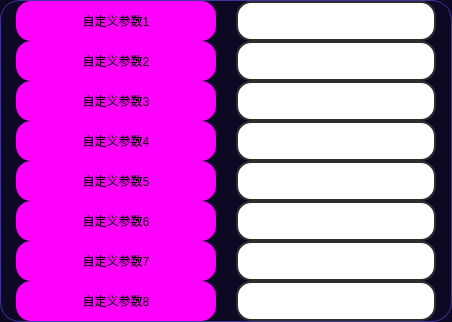
             <widget class="QFrame" name="frame_25">
              <property name="styleSheet">
               <string notr="true">QFrame {
	background-color: rgb(13, 9, 36);
	border: 1px solid rgb(65, 51, 156);
	border-radius: 20px;
}
QFrame:hover {
	border: 1px solid rgb(65, 51, 156);
}</string>
              </property>
              <property name="frameShape">
               <enum>QFrame::StyledPanel</enum>
              </property>
              <property name="frameShadow">
               <enum>QFrame::Raised</enum>
              </property>
              <layout class="QHBoxLayout" name="horizontalLayout_6">
               <property name="spacing">
                <number>15</number>
               </property>
               <property name="leftMargin">
                <number>15</number>
               </property>
               <property name="topMargin">
                <number>0</number>
               </property>
               <property name="rightMargin">
                <number>10</number>
               </property>
               <property name="bottomMargin">
                <number>0</number>
               </property>
               <item>
                <widget class="QFrame" name="upper_left_6">
                 <property name="sizePolicy">
                  <sizepolicy hsizetype="Minimum" vsizetype="Expanding">
                   <horstretch>0</horstretch>
                   <verstretch>0</verstretch>
                  </sizepolicy>
                 </property>
                 <property name="minimumSize">
                  <size>
                   <width>205</width>
                   <height>0</height>
                  </size>
                 </property>
                 <property name="maximumSize">
                  <size>
                   <width>205</width>
                   <height>1000</height>
                  </size>
                 </property>
                 <property name="styleSheet">
                  <string notr="true">border:none</string>
                 </property>
                 <property name="frameShape">
                  <enum>QFrame::StyledPanel</enum>
                 </property>
                 <property name="frameShadow">
                  <enum>QFrame::Raised</enum>
                 </property>
                 <layout class="QVBoxLayout" name="verticalLayout_53">
                  <property name="spacing">
                   <number>0</number>
                  </property>
                  <property name="leftMargin">
                   <number>0</number>
                  </property>
                  <property name="topMargin">
                   <number>0</number>
                  </property>
                  <property name="rightMargin">
                   <number>0</number>
                  </property>
                  <property name="bottomMargin">
                   <number>0</number>
                  </property>
                  <item>
                   <widget class="QLabel" name="label_Customized_parameters1">
                    <property name="minimumSize">
                     <size>
                      <width>200</width>
                      <height>40</height>
                     </size>
                    </property>
                    <property name="maximumSize">
                     <size>
                      <width>200</width>
                      <height>40</height>
                     </size>
                    </property>
                    <property name="styleSheet">
                     <string notr="true">QLabel {
	font: 700 18pt &quot;等线&quot;;
	background-color: rgb(255, 0, 255);
	border-radius: 15px;
}

QLabel:hover{
	border: 3px solid rgb(0, 255, 0);
}
QLabel:disabled{
	color: rgb(0, 0, 0);
	border-color: rgb(166, 166, 166);
    background-color: rgb(186, 186, 186);
}</string>
                    </property>
                    <property name="text">
                     <string>自定义参数1</string>
                    </property>
                    <property name="alignment">
                     <set>Qt::AlignCenter</set>
                    </property>
                    <property name="buddy">
                     <cstring>symbol</cstring>
                    </property>
                   </widget>
                  </item>
                  <item>
                   <widget class="QLabel" name="label_Customized_parameters2">
                    <property name="minimumSize">
                     <size>
                      <width>200</width>
                      <height>40</height>
                     </size>
                    </property>
                    <property name="maximumSize">
                     <size>
                      <width>200</width>
                      <height>40</height>
                     </size>
                    </property>
                    <property name="styleSheet">
                     <string notr="true">QLabel {
	font: 700 18pt &quot;等线&quot;;
	background-color: rgb(255, 0, 255);
	border-radius: 15px;
}

QLabel:hover{
	border: 3px solid rgb(0, 255, 0);
}
QLabel:disabled{
	color: rgb(0, 0, 0);
	border-color: rgb(166, 166, 166);
    background-color: rgb(186, 186, 186);
}</string>
                    </property>
                    <property name="text">
                     <string>自定义参数2</string>
                    </property>
                    <property name="alignment">
                     <set>Qt::AlignCenter</set>
                    </property>
                    <property name="buddy">
                     <cstring>symbol_period</cstring>
                    </property>
                   </widget>
                  </item>
                  <item>
                   <widget class="QLabel" name="label_Customized_parameters3">
                    <property name="minimumSize">
                     <size>
                      <width>200</width>
                      <height>40</height>
                     </size>
                    </property>
                    <property name="maximumSize">
                     <size>
                      <width>200</width>
                      <height>40</height>
                     </size>
                    </property>
                    <property name="styleSheet">
                     <string notr="true">QLabel {
	font: 700 18pt &quot;等线&quot;;
	background-color: rgb(255, 0, 255);
	border-radius: 15px;
}

QLabel:hover{
	border: 3px solid rgb(0, 255, 0);
}
QLabel:disabled{
	color: rgb(0, 0, 0);
	border-color: rgb(166, 166, 166);
    background-color: rgb(186, 186, 186);
}</string>
                    </property>
                    <property name="text">
                     <string>自定义参数3</string>
                    </property>
                    <property name="alignment">
                     <set>Qt::AlignCenter</set>
                    </property>
                    <property name="buddy">
                     <cstring>initial_capital</cstring>
                    </property>
                   </widget>
                  </item>
                  <item>
                   <widget class="QLabel" name="label_Customized_parameters4">
                    <property name="minimumSize">
                     <size>
                      <width>200</width>
                      <height>40</height>
                     </size>
                    </property>
                    <property name="maximumSize">
                     <size>
                      <width>200</width>
                      <height>40</height>
                     </size>
                    </property>
                    <property name="styleSheet">
                     <string notr="true">QLabel {
	font: 700 18pt &quot;等线&quot;;
	background-color: rgb(255, 0, 255);
	border-radius: 15px;
}

QLabel:hover{
	border: 3px solid rgb(0, 255, 0);
}
QLabel:disabled{
	color: rgb(0, 0, 0);
	border-color: rgb(166, 166, 166);
    background-color: rgb(186, 186, 186);
}</string>
                    </property>
                    <property name="text">
                     <string>自定义参数4</string>
                    </property>
                    <property name="alignment">
                     <set>Qt::AlignCenter</set>
                    </property>
                    <property name="buddy">
                     <cstring>orientation</cstring>
                    </property>
                   </widget>
                  </item>
                  <item>
                   <widget class="QLabel" name="label_Customized_parameters5">
                    <property name="minimumSize">
                     <size>
                      <width>200</width>
                      <height>40</height>
                     </size>
                    </property>
                    <property name="maximumSize">
                     <size>
                      <width>200</width>
                      <height>40</height>
                     </size>
                    </property>
                    <property name="styleSheet">
                     <string notr="true">QLabel {
	font: 700 18pt &quot;等线&quot;;
	background-color: rgb(255, 0, 255);
	border-radius: 15px;
}

QLabel:hover{
	border: 3px solid rgb(0, 255, 0);
}
QLabel:disabled{
	color: rgb(0, 0, 0);
	border-color: rgb(166, 166, 166);
    background-color: rgb(186, 186, 186);
}</string>
                    </property>
                    <property name="text">
                     <string>自定义参数5</string>
                    </property>
                    <property name="alignment">
                     <set>Qt::AlignCenter</set>
                    </property>
                    <property name="buddy">
                     <cstring>contract_multiples</cstring>
                    </property>
                   </widget>
                  </item>
                  <item>
                   <widget class="QLabel" name="label_Customized_parameters6">
                    <property name="minimumSize">
                     <size>
                      <width>200</width>
                      <height>40</height>
                     </size>
                    </property>
                    <property name="maximumSize">
                     <size>
                      <width>200</width>
                      <height>40</height>
                     </size>
                    </property>
                    <property name="styleSheet">
                     <string notr="true">QLabel {
	font: 700 18pt &quot;等线&quot;;
	background-color: rgb(255, 0, 255);
	border-radius: 15px;
}

QLabel:hover{
	border: 3px solid rgb(0, 255, 0);
}
QLabel:disabled{
	color: rgb(0, 0, 0);
	border-color: rgb(166, 166, 166);
    background-color: rgb(186, 186, 186);
}</string>
                    </property>
                    <property name="text">
                     <string>自定义参数6</string>
                    </property>
                    <property name="alignment">
                     <set>Qt::AlignCenter</set>
                    </property>
                    <property name="buddy">
                     <cstring>margin_rate</cstring>
                    </property>
                   </widget>
                  </item>
                  <item>
                   <widget class="QLabel" name="label_Customized_parameters7">
                    <property name="minimumSize">
                     <size>
                      <width>200</width>
                      <height>40</height>
                     </size>
                    </property>
                    <property name="maximumSize">
                     <size>
                      <width>200</width>
                      <height>40</height>
                     </size>
                    </property>
                    <property name="styleSheet">
                     <string notr="true">QLabel {
	font: 700 18pt &quot;等线&quot;;
	background-color: rgb(255, 0, 255);
	border-radius: 15px;
}

QLabel:hover{
	border: 3px solid rgb(0, 255, 0);
}
QLabel:disabled{
	color: rgb(0, 0, 0);
	border-color: rgb(166, 166, 166);
    background-color: rgb(186, 186, 186);
}</string>
                    </property>
                    <property name="text">
                     <string>自定义参数7</string>
                    </property>
                    <property name="alignment">
                     <set>Qt::AlignCenter</set>
                    </property>
                    <property name="buddy">
                     <cstring>stop_loss</cstring>
                    </property>
                   </widget>
                  </item>
                  <item>
                   <widget class="QLabel" name="label_Customized_parameters">
                    <property name="minimumSize">
                     <size>
                      <width>200</width>
                      <height>40</height>
                     </size>
                    </property>
                    <property name="maximumSize">
                     <size>
                      <width>200</width>
                      <height>40</height>
                     </size>
                    </property>
                    <property name="styleSheet">
                     <string notr="true">QLabel {
	font: 700 18pt &quot;等线&quot;;
	background-color: rgb(255, 0, 255);
	border-radius: 15px;
}

QLabel:hover{
	border: 3px solid rgb(0, 255, 0);
}
QLabel:disabled{
	color: rgb(0, 0, 0);
	border-color: rgb(166, 166, 166);
    background-color: rgb(186, 186, 186);
}</string>
                    </property>
                    <property name="text">
                     <string>自定义参数8</string>
                    </property>
                    <property name="alignment">
                     <set>Qt::AlignCenter</set>
                    </property>
                    <property name="buddy">
                     <cstring>stop_profit</cstring>
                    </property>
                   </widget>
                  </item>
                 </layout>
                </widget>
               </item>
               <item>
                <widget class="QFrame" name="upper_right_6">
                 <property name="sizePolicy">
                  <sizepolicy hsizetype="Minimum" vsizetype="Expanding">
                   <horstretch>0</horstretch>
                   <verstretch>0</verstretch>
                  </sizepolicy>
                 </property>
                 <property name="minimumSize">
                  <size>
                   <width>205</width>
                   <height>0</height>
                  </size>
                 </property>
                 <property name="maximumSize">
                  <size>
                   <width>205</width>
                   <height>1000</height>
                  </size>
                 </property>
                 <property name="styleSheet">
                  <string notr="true">border:none</string>
                 </property>
                 <property name="frameShape">
                  <enum>QFrame::StyledPanel</enum>
                 </property>
                 <property name="frameShadow">
                  <enum>QFrame::Raised</enum>
                 </property>
                 <layout class="QVBoxLayout" name="verticalLayout_42">
                  <property name="spacing">
                   <number>0</number>
                  </property>
                  <property name="leftMargin">
                   <number>0</number>
                  </property>
                  <property name="topMargin">
                   <number>0</number>
                  </property>
                  <property name="rightMargin">
                   <number>0</number>
                  </property>
                  <property name="bottomMargin">
                   <number>0</number>
                  </property>
                  <item>
                   <widget class="QLineEdit" name="Customized_parameters1">
                    <property name="minimumSize">
                     <size>
                      <width>200</width>
                      <height>40</height>
                     </size>
                    </property>
                    <property name="maximumSize">
                     <size>
                      <width>200</width>
                      <height>40</height>
                     </size>
                    </property>
                    <property name="styleSheet">
                     <string notr="true">QLineEdit {
	border: 2px solid rgb(45, 45, 45);
	border-radius: 15px;
	padding: 5px;
	background-color: rgb(255, 255, 255);	
	color: rgb(0, 0, 0);
	font: 700 18pt &quot;等线&quot;;
}
QLineEdit:hover {
	border: 3px solid rgb(255, 85, 0);
}
QLineEdit:focus {
	border: 3px solid rgb(255, 85, 0);
	color: rgb(255, 0, 0);
}
QLineEdit:disabled{
	color: rgb(0, 0, 0);
	border-color: rgb(166, 166, 166);
    background-color: rgb(186, 186, 186);
}</string>
                    </property>
                   </widget>
                  </item>
                  <item>
                   <widget class="QLineEdit" name="Customized_parameters2">
                    <property name="minimumSize">
                     <size>
                      <width>200</width>
                      <height>40</height>
                     </size>
                    </property>
                    <property name="maximumSize">
                     <size>
                      <width>200</width>
                      <height>40</height>
                     </size>
                    </property>
                    <property name="styleSheet">
                     <string notr="true">QLineEdit {
	border: 2px solid rgb(45, 45, 45);
	border-radius: 15px;
	padding: 5px;
	background-color: rgb(255, 255, 255);	
	color: rgb(0, 0, 0);
	font: 700 18pt &quot;等线&quot;;
}
QLineEdit:hover {
	border: 3px solid rgb(255, 85, 0);
}
QLineEdit:focus {
	border: 3px solid rgb(255, 85, 0);
	color: rgb(255, 0, 0);
}
QLineEdit:disabled{
	color: rgb(0, 0, 0);
	border-color: rgb(166, 166, 166);
    background-color: rgb(186, 186, 186);
}</string>
                    </property>
                   </widget>
                  </item>
                  <item>
                   <widget class="QLineEdit" name="Customized_parameters3">
                    <property name="minimumSize">
                     <size>
                      <width>200</width>
                      <height>40</height>
                     </size>
                    </property>
                    <property name="maximumSize">
                     <size>
                      <width>200</width>
                      <height>40</height>
                     </size>
                    </property>
                    <property name="styleSheet">
                     <string notr="true">QLineEdit {
	border: 2px solid rgb(45, 45, 45);
	border-radius: 15px;
	padding: 5px;
	background-color: rgb(255, 255, 255);	
	color: rgb(0, 0, 0);
	font: 700 18pt &quot;等线&quot;;
}
QLineEdit:hover {
	border: 3px solid rgb(255, 85, 0);
}
QLineEdit:focus {
	border: 3px solid rgb(255, 85, 0);
	color: rgb(255, 0, 0);
}
QLineEdit:disabled{
	color: rgb(0, 0, 0);
	border-color: rgb(166, 166, 166);
    background-color: rgb(186, 186, 186);
}</string>
                    </property>
                   </widget>
                  </item>
                  <item>
                   <widget class="QLineEdit" name="Customized_parameters4">
                    <property name="minimumSize">
                     <size>
                      <width>200</width>
                      <height>40</height>
                     </size>
                    </property>
                    <property name="maximumSize">
                     <size>
                      <width>200</width>
                      <height>40</height>
                     </size>
                    </property>
                    <property name="styleSheet">
                     <string notr="true">QLineEdit {
	border: 2px solid rgb(45, 45, 45);
	border-radius: 15px;
	padding: 5px;
	background-color: rgb(255, 255, 255);	
	color: rgb(0, 0, 0);
	font: 700 18pt &quot;等线&quot;;
}
QLineEdit:hover {
	border: 3px solid rgb(255, 85, 0);
}
QLineEdit:focus {
	border: 3px solid rgb(255, 85, 0);
	color: rgb(255, 0, 0);
}
QLineEdit:disabled{
	color: rgb(0, 0, 0);
	border-color: rgb(166, 166, 166);
    background-color: rgb(186, 186, 186);
}</string>
                    </property>
                   </widget>
                  </item>
                  <item>
                   <widget class="QLineEdit" name="Customized_parameters5">
                    <property name="minimumSize">
                     <size>
                      <width>200</width>
                      <height>40</height>
                     </size>
                    </property>
                    <property name="maximumSize">
                     <size>
                      <width>200</width>
                      <height>40</height>
                     </size>
                    </property>
                    <property name="styleSheet">
                     <string notr="true">QLineEdit {
	border: 2px solid rgb(45, 45, 45);
	border-radius: 15px;
	padding: 5px;
	background-color: rgb(255, 255, 255);	
	color: rgb(0, 0, 0);
	font: 700 18pt &quot;等线&quot;;
}
QLineEdit:hover {
	border: 3px solid rgb(255, 85, 0);
}
QLineEdit:focus {
	border: 3px solid rgb(255, 85, 0);
	color: rgb(255, 0, 0);
}
QLineEdit:disabled{
	color: rgb(0, 0, 0);
	border-color: rgb(166, 166, 166);
    background-color: rgb(186, 186, 186);
}</string>
                    </property>
                    <property name="text">
                     <string/>
                    </property>
                   </widget>
                  </item>
                  <item>
                   <widget class="QLineEdit" name="Customized_parameters6">
                    <property name="minimumSize">
                     <size>
                      <width>200</width>
                      <height>40</height>
                     </size>
                    </property>
                    <property name="maximumSize">
                     <size>
                      <width>200</width>
                      <height>40</height>
                     </size>
                    </property>
                    <property name="styleSheet">
                     <string notr="true">QLineEdit {
	border: 2px solid rgb(45, 45, 45);
	border-radius: 15px;
	padding: 5px;
	background-color: rgb(255, 255, 255);	
	color: rgb(0, 0, 0);
	font: 700 18pt &quot;等线&quot;;
}
QLineEdit:hover {
	border: 3px solid rgb(255, 85, 0);
}
QLineEdit:focus {
	border: 3px solid rgb(255, 85, 0);
	color: rgb(255, 0, 0);
}
QLineEdit:disabled{
	color: rgb(0, 0, 0);
	border-color: rgb(166, 166, 166);
    background-color: rgb(186, 186, 186);
}</string>
                    </property>
                    <property name="text">
                     <string/>
                    </property>
                   </widget>
                  </item>
                  <item>
                   <widget class="QLineEdit" name="Customized_parameters7">
                    <property name="minimumSize">
                     <size>
                      <width>200</width>
                      <height>40</height>
                     </size>
                    </property>
                    <property name="maximumSize">
                     <size>
                      <width>200</width>
                      <height>40</height>
                     </size>
                    </property>
                    <property name="styleSheet">
                     <string notr="true">QLineEdit {
	border: 2px solid rgb(45, 45, 45);
	border-radius: 15px;
	padding: 5px;
	background-color: rgb(255, 255, 255);	
	color: rgb(0, 0, 0);
	font: 700 18pt &quot;等线&quot;;
}
QLineEdit:hover {
	border: 3px solid rgb(255, 85, 0);
}
QLineEdit:focus {
	border: 3px solid rgb(255, 85, 0);
	color: rgb(255, 0, 0);
}
QLineEdit:disabled{
	color: rgb(0, 0, 0);
	border-color: rgb(166, 166, 166);
    background-color: rgb(186, 186, 186);
}</string>
                    </property>
                   </widget>
                  </item>
                  <item>
                   <widget class="QLineEdit" name="Customized_parameters8">
                    <property name="minimumSize">
                     <size>
                      <width>200</width>
                      <height>40</height>
                     </size>
                    </property>
                    <property name="maximumSize">
                     <size>
                      <width>200</width>
                      <height>40</height>
                     </size>
                    </property>
                    <property name="styleSheet">
                     <string notr="true">QLineEdit {
	border: 2px solid rgb(45, 45, 45);
	border-radius: 15px;
	padding: 5px;
	background-color: rgb(255, 255, 255);	
	color: rgb(0, 0, 0);
	font: 700 18pt &quot;等线&quot;;
}
QLineEdit:hover {
	border: 3px solid rgb(255, 85, 0);
}
QLineEdit:focus {
	border: 3px solid rgb(255, 85, 0);
	color: rgb(255, 0, 0);
}
QLineEdit:disabled{
	color: rgb(0, 0, 0);
	border-color: rgb(166, 166, 166);
    background-color: rgb(186, 186, 186);
}</string>
                    </property>
                   </widget>
                  </item>
                 </layout>
                </widget>
               </item>
              </layout>
             </widget>
